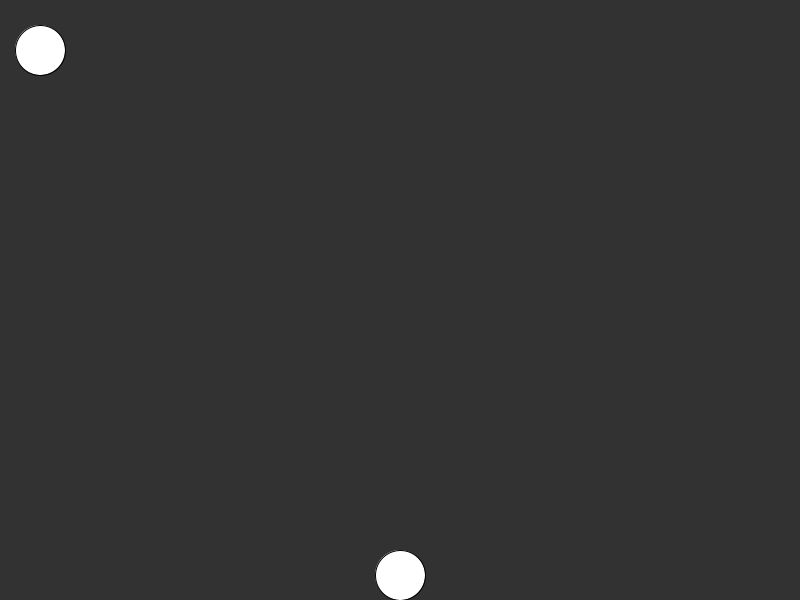
Frame 1 (no input)
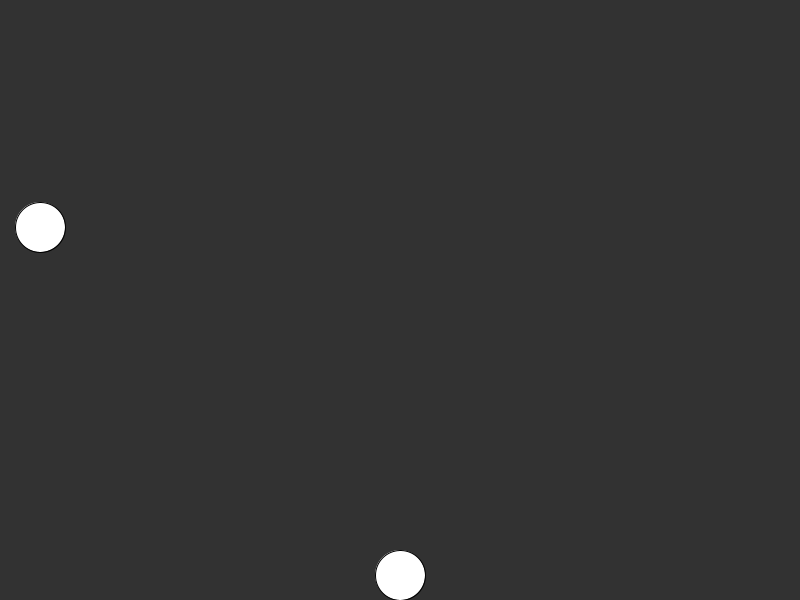
Frame 60 (the mouse pressed at the canvas centre just before this capture)
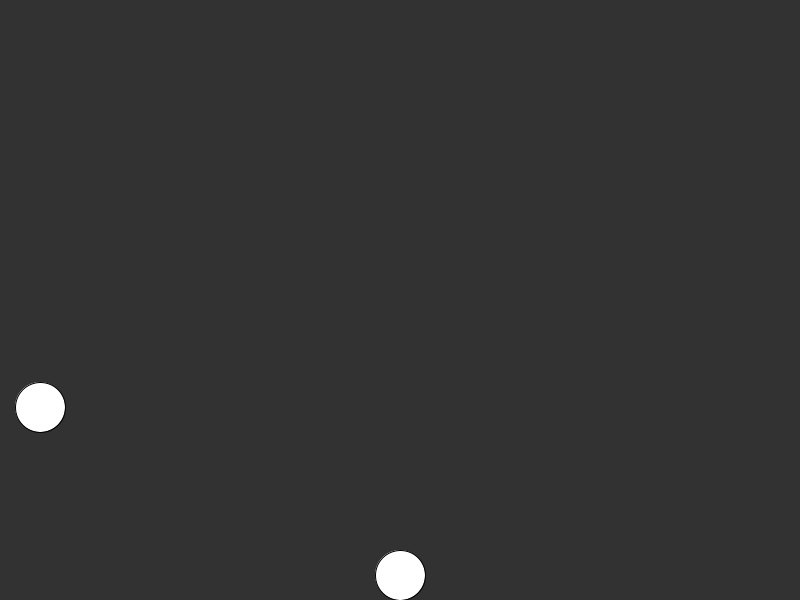
Frame 120 (the mouse held since frame 60 and released just before this capture)

The Processing sketch that drew these frames (run headless with seeded random() and noise(); from frame 60 on, the mouse is pressed at the canvas centre):

// Processing sketch: FantasyFall_final_project
// ── FantasyFall_final_project.pde
//speed, pos of player
float x = 400;
float y = 575;
float speed = 5;
//speed, pos of falling objects
float x2 = 40;
float y2 = 50;
float yspeed = 3;

import java.util.HashSet;
HashSet<Integer> keysDown = new HashSet<Integer>();

void setup() {
  //fullScreen();
  size(800, 600);
}

void draw() {
  background(50);
  circle(x, y, 50); //player
  circle(x2, y2, 50); //falling object
  customPress();
  if (x < 25) {
    x = 25;
  }
  if (x > width - 25) {
    x = width - 25; //so player does not go off screen
  }
  y2 =  y2 + yspeed;
  if ( y2 >= 600) {
    y2 = -40;
    x2 = random (100, 700); //objects fall at yspeed and spawn at random x location between 100 and 700
  }
}

void customPress() {
  for (Integer k : keysDown) {
    if (k == 68) { //daa
      x += speed;
    }
    if (k == int('A')) {
      x -= speed; //controlling player movement using keys A and D
    }
  }
}

void keyPressed(KeyEvent e) {
  println(e.getKeyCode());
  keysDown.add(e.getKeyCode());
}

void keyReleased(KeyEvent e) {
  keysDown.remove(e.getKeyCode());
}

boolean keyDown(int kcode) {
  return keysDown.contains(kcode);
}
